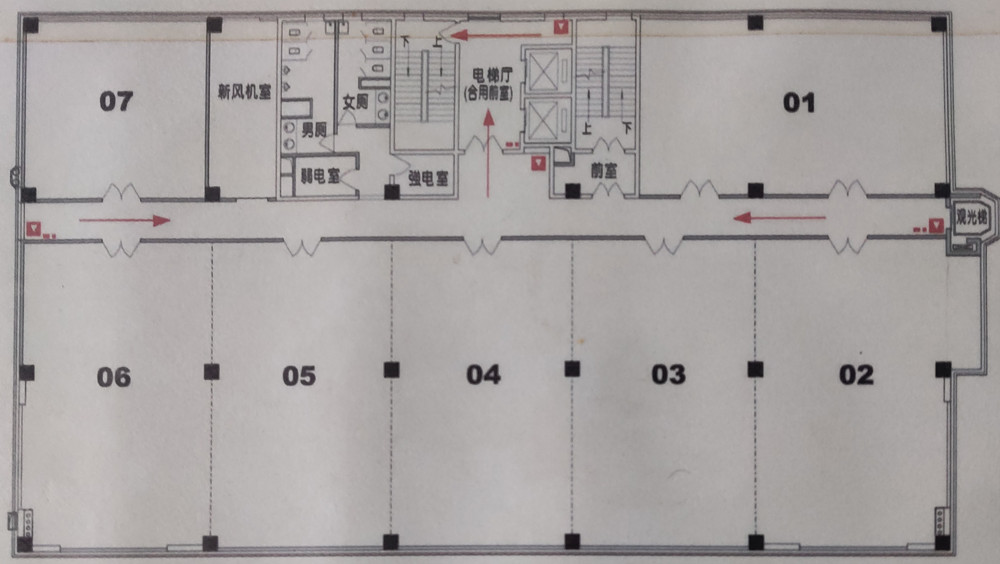
#> input picture 57518178-find-horizontal-vertical-lines/1.jpg, 1000 x 564 px
$ python find_contours_house_plan.py
#> lines starting #> are read from the running program, lines starting #| are printed output that depends on the picture; after the words box and inside, x2 and y2 are one past the last pixel; in counts of white or black regions, pixels touching at a corner belong together
import cv2
import numpy as np

image = cv2.imread('1.jpg')
#> image is the input picture: shape (564, 1000, 3); mean B, G, R 162.2, 163, 167.5
original = image.copy()
gray = cv2.cvtColor(image,cv2.COLOR_BGR2GRAY)
thresh = cv2.threshold(gray, 0, 255, cv2.THRESH_BINARY_INV + cv2.THRESH_OTSU)[1]
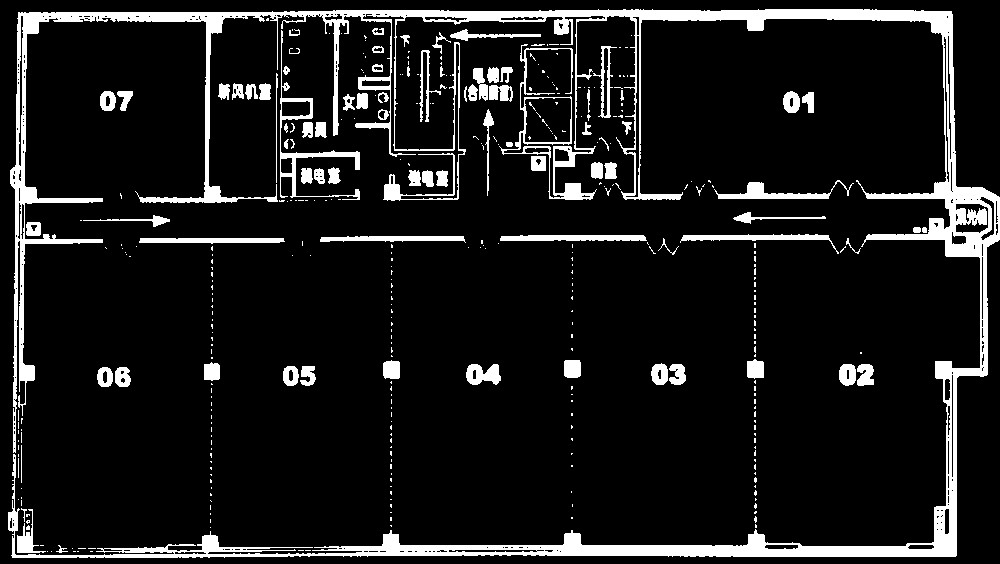
#> thresh: shape (564, 1000); 10.3% white; 379 white regions (294 under 20 px), largest, box (x1, y1, x2, y2) and area: (8, 9, 1000, 558) 39382, (280, 30, 360, 200) 1326, (714, 180, 854, 199) 860

kernel = cv2.getStructuringElement(cv2.MORPH_RECT, (5,5))
close = cv2.morphologyEx(thresh, cv2.MORPH_CLOSE, kernel, iterations=2)
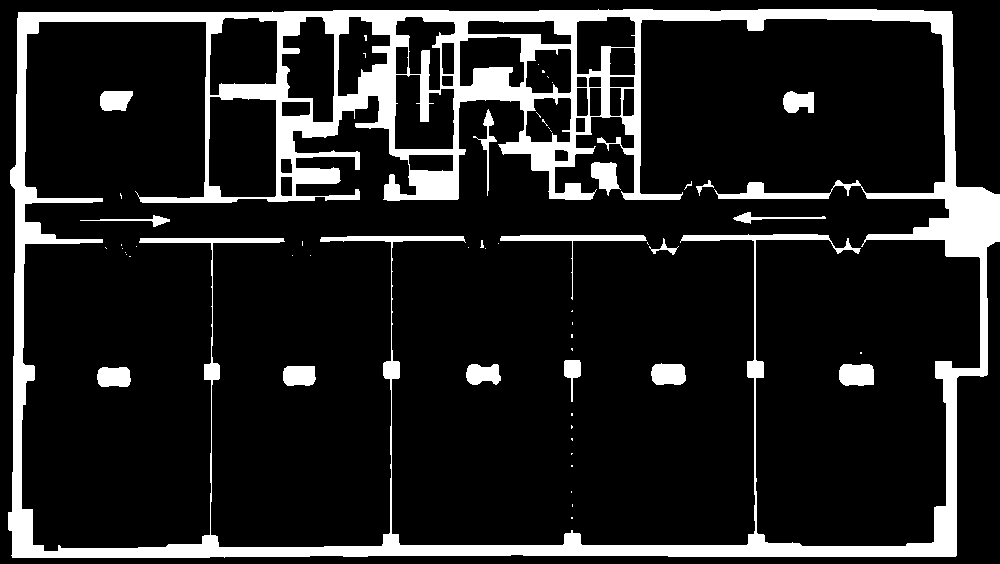
#> close: shape (564, 1000); 13.7% white; 56 white regions (39 under 20 px), largest, box (x1, y1, x2, y2) and area: (8, 9, 1000, 558) 69842, (500, 235, 647, 300) 915, (839, 364, 874, 386) 704

# Find horizontal lines
horizontal_kernel = cv2.getStructuringElement(cv2.MORPH_RECT, (35,2))
detect_horizontal = cv2.morphologyEx(close, cv2.MORPH_OPEN, horizontal_kernel, iterations=2)
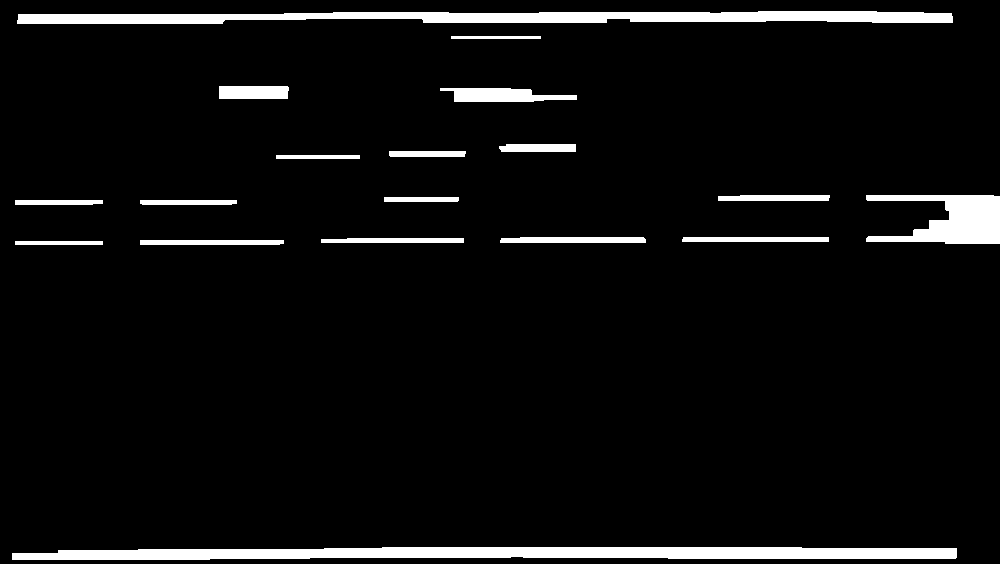
#> detect_horizontal: shape (564, 1000); 5.7% white; 18 white regions
cnts = cv2.findContours(detect_horizontal, cv2.RETR_EXTERNAL, cv2.CHAIN_APPROX_SIMPLE)
#> cnts = 18 contours; largest, box (x1, y1, x2, y2) and area: (12, 547, 957, 560) 9112, (17, 11, 953, 24) 7843, (866, 195, 1000, 244) 3704, (440, 88, 577, 102) 1204, (219, 86, 289, 99) 820
cnts = cnts[0] if len(cnts) == 2 else cnts[1]
for c in cnts:
    cv2.drawContours(original, [c], -1, (36,255,12), -1)
#> this loop made 18 passes
#> c on passes 2, 12, 17: [[15, 241], [15, 244], [102, 244], [102, 241]], [[276, 155], [276, 158], [359, 158], [359, 155]], [[451, 36], [451, 38], [540, 38], [540, 36]]
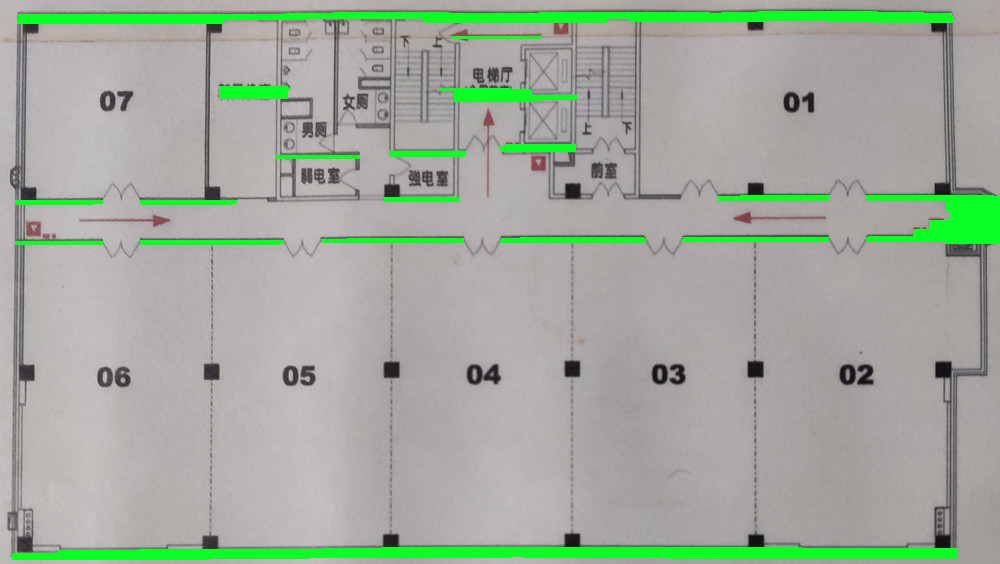
#> original: shape (564, 1000, 3); 5.67% of pixels changed, all inside (x1, y1, x2, y2) = (12, 11, 1000, 560)

# Find vertical lines
vertical_kernel = cv2.getStructuringElement(cv2.MORPH_RECT, (2,35))
#> vertical_kernel = 35 pairs, first value 1 to 1, second value 1 to 1
detect_vertical = cv2.morphologyEx(close, cv2.MORPH_OPEN, vertical_kernel, iterations=2)
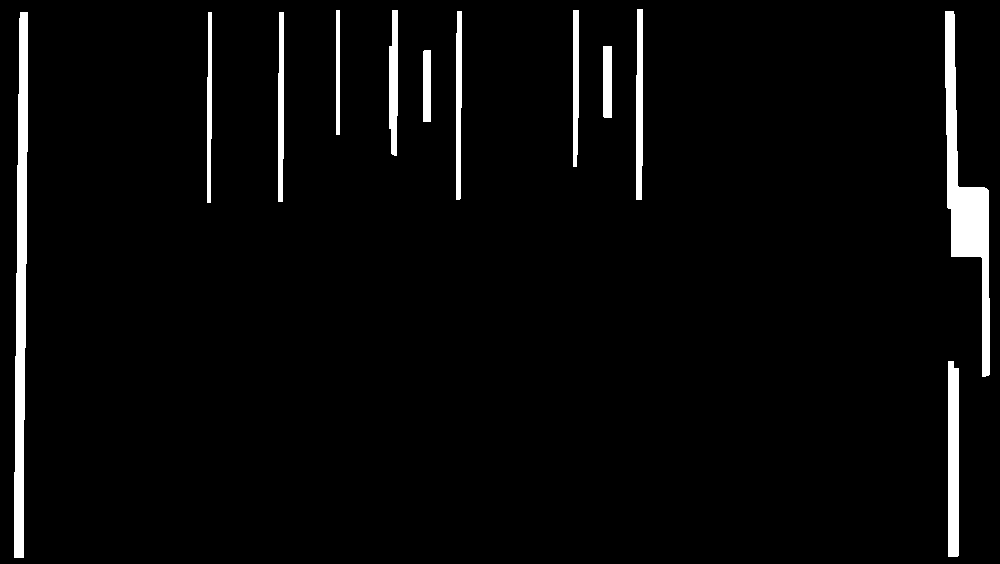
#> detect_vertical: shape (564, 1000); 3.7% white; 12 white regions
cnts = cv2.findContours(detect_vertical, cv2.RETR_EXTERNAL, cv2.CHAIN_APPROX_SIMPLE)
#> cnts = 12 contours; largest, box (x1, y1, x2, y2) and area: (945, 11, 990, 377) 5094, (14, 12, 28, 558) 4736, (948, 361, 959, 557) 1915, (636, 9, 643, 200) 1041, (389, 10, 398, 156) 956
cnts = cnts[0] if len(cnts) == 2 else cnts[1]
for c in cnts:
    cv2.drawContours(original, [c], -1, (36,255,12), -1)
#> this loop made 12 passes
#> c on pass 11: [[336, 10], [336, 134], [339, 134], [339, 10]]
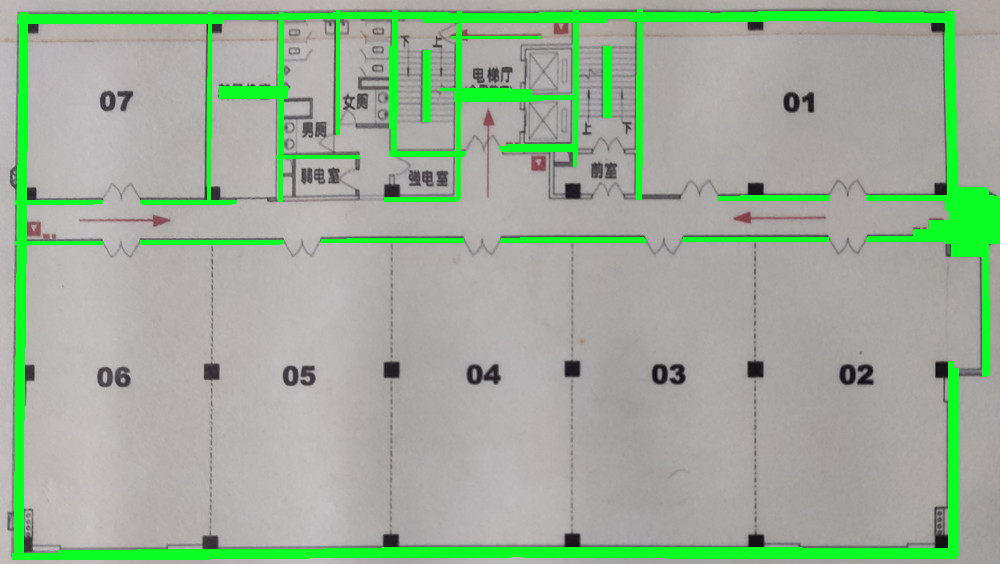
#> original: shape (564, 1000, 3); 3.15% of pixels changed, all inside (x1, y1, x2, y2) = (14, 9, 990, 557)

cv2.imshow('thresh', thresh)
cv2.imshow('close', close)
cv2.imshow('original', original)
cv2.waitKey()
